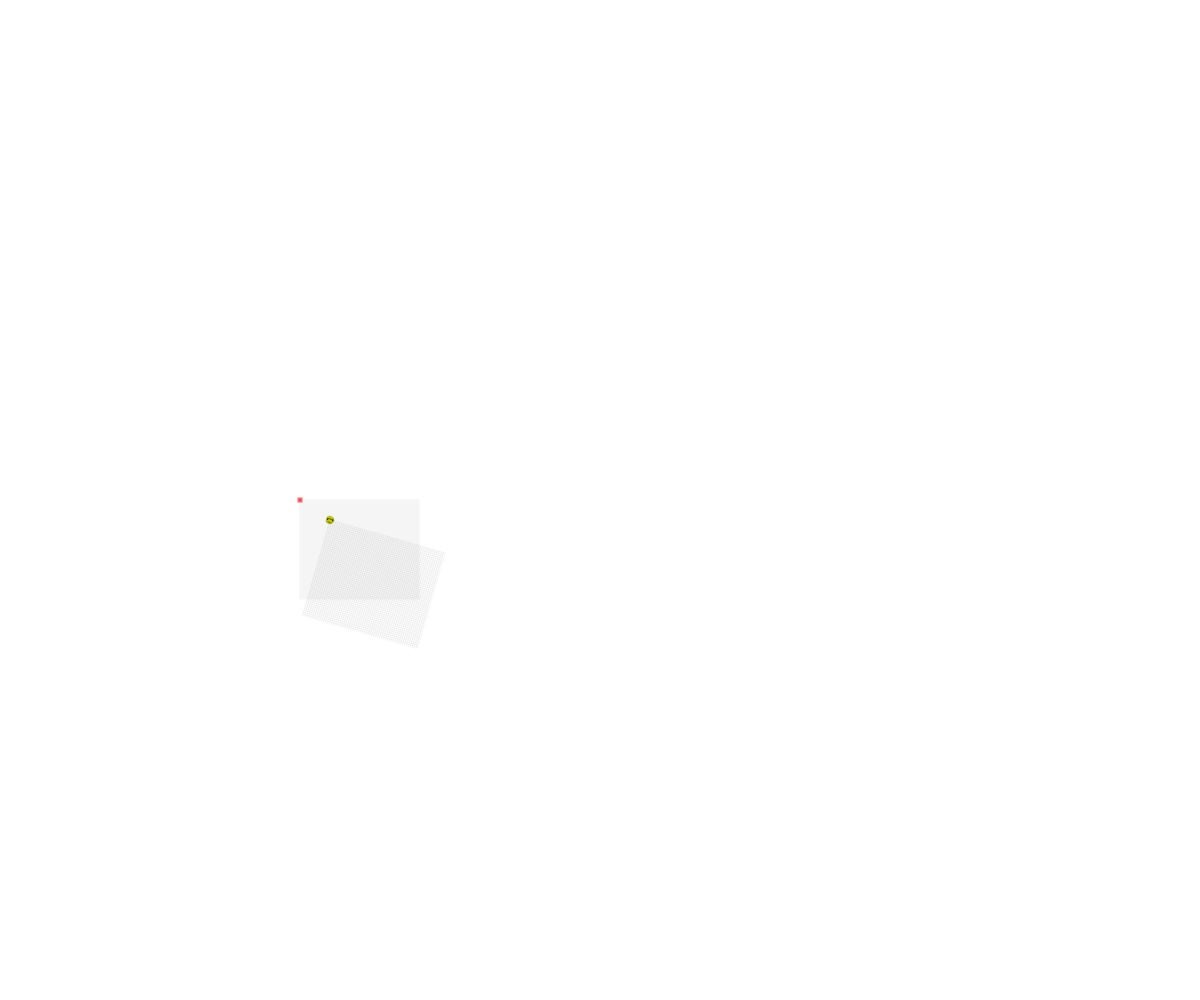
Frame 1 (no input)
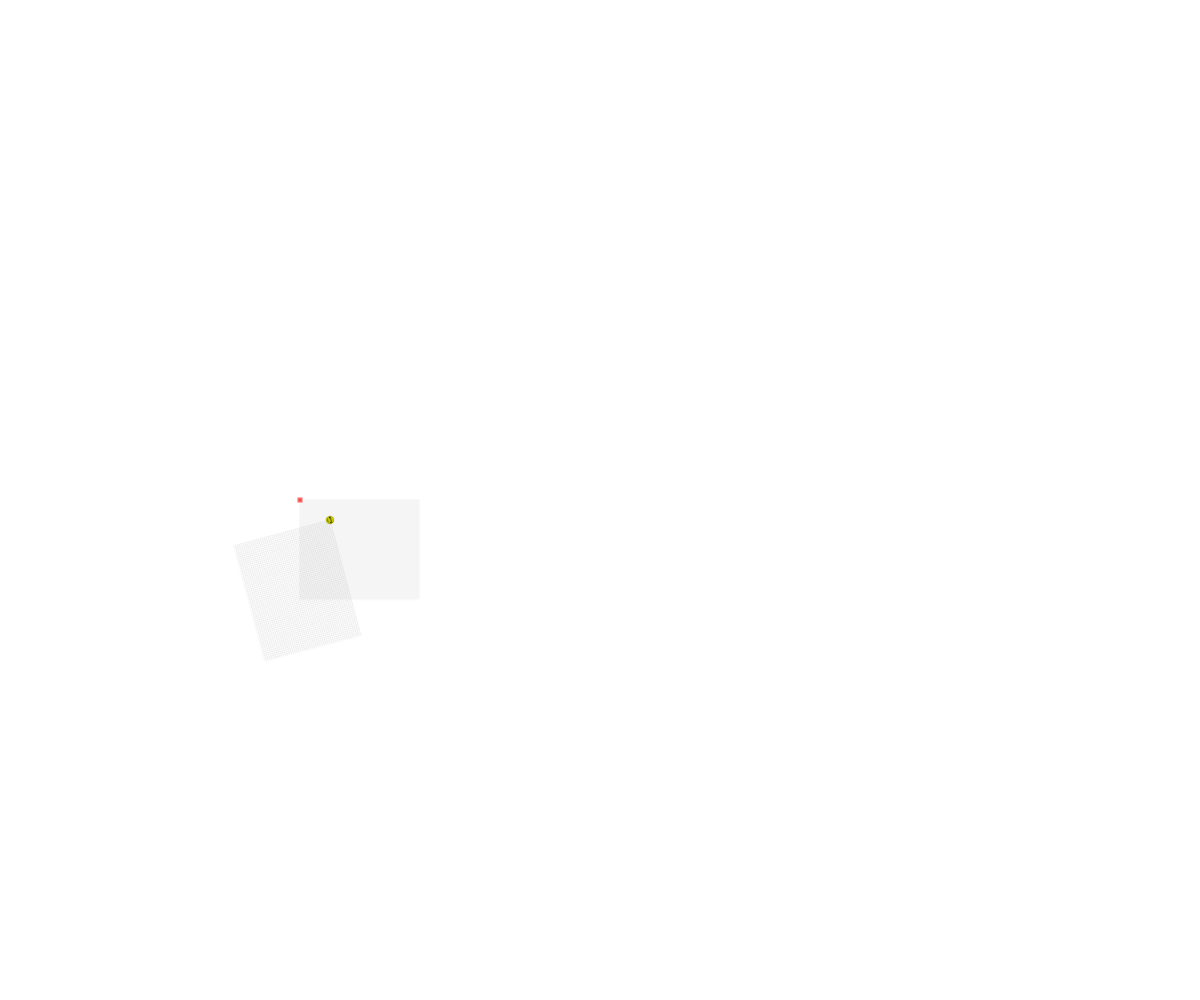
Frame 60 (no input)
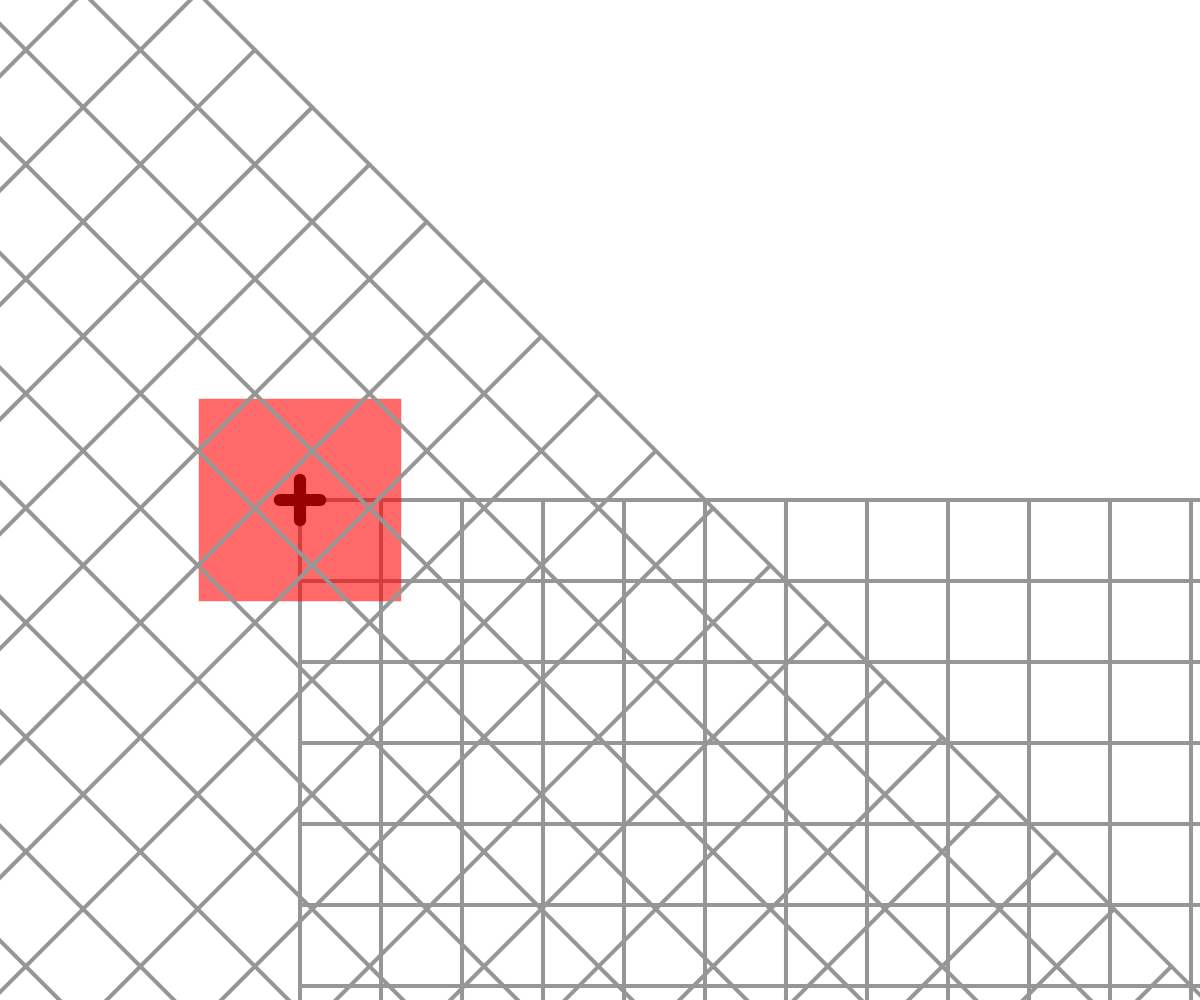
Frame 120 (the mouse pressed at the canvas centre since frame 60)

The p5.js sketch that drew these frames (run headless with seeded random() and noise() and a simulated clock; from frame 60 on, the mouse is pressed at the canvas centre):

// p5.js sketch
// ── sketch.js
// Basic Transformations Sandbox


let originalSpacing = 20;


function setup() {
  createCanvas(windowWidth, windowHeight);
}

function draw() {
  // ALL transfromations reset at draw()

  drawBasicGrid(220);


  //transformation one: TRANSLATION
  push(); // copies orig coordinate system
  translate(200,150); // x, y, (z)
  drawBasicGrid(150);
  rectangleRed(0,0);
  pop(); // back to regular 0,0 in corner

  translate(100,300);
  rectangleBlue(0,0);
    // transformations STACK
 

  //add push()  pop()


  background(255);
  let s = map(mouseX, 0, width, 0.1, 8);
  translate(200,200);
  //transformation two: SCALE
  scale(s) // 0 ~ 1 reduction 1 no change 1< enlargement
  drawBasicGrid(150);
  rectMode(CENTER);
  rectangleRed(0,0);



  //transformation three: ROTATION
  //reminder: rotations are measured in radians, not degrees! Functions can help with the conversion...
  angleMode(DEGREES);
  translate(300,200);
  rotate(15);
  rotate(frameCount);
  
  drawBasicGrid(150);

  face(0,0);
  //Combinations of Transformations

}


function face(x, y) {
  //draw a face at x,y
  push();
  translate(x,y);
  ellipseMode(CENTER);
  fill(200,200,0);
  stroke(0);
  ellipse(0,0,80,80);
  fill(90, 140, 30, 220);
  triangle(-20, 20, 20, 20, 0, 30);
  fill(0);
  ellipse(-25,0,10,10);
  ellipse(25,0,10,10);
  strokeWeight(5);
  line(-30,-10,30,-10);
  strokeWeight(1);
  pop();

}

function rectangleRed(x, y) {
  //draw a red rectangle at x,y (sized 50 pixels square) - to visualize what happens to the coordinate system
  //when different basic transformations are applied.
  noStroke();
  fill(255, 0, 0, 150);
  rect(x, y, 50, 50);

}

function rectangleBlue(x, y) {
  //draw a red rectangle at x,y (sized 50 pixels square) - to visualize what happens to the coordinate system
  //when different basic transformations are applied.
  noStroke();
  fill(0, 0, 255, 150);
  rect(x, y, 50, 50);

}

function drawBasicGrid(shade) {
  //draw the normal cartesian Coordinate Grid, in a light color. Spaced at 20 px by default
  stroke(shade);
  for (let x = 0; x < width; x += 20) {
    line(x, 0, x, height);
  }
  for (let y = 0; y < height; y += 20) {
    line(0, y, width, y);
  }

  //Draw "X" at the origin
  strokeWeight(3);
  stroke(0);
  line(-5,0,5,0);
  line(0,5,0,-5);
  strokeWeight(1);



}
